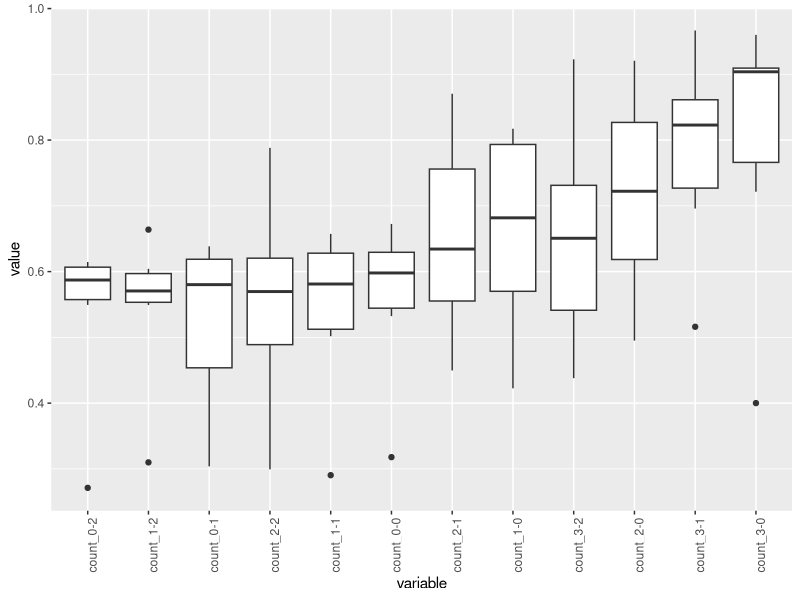
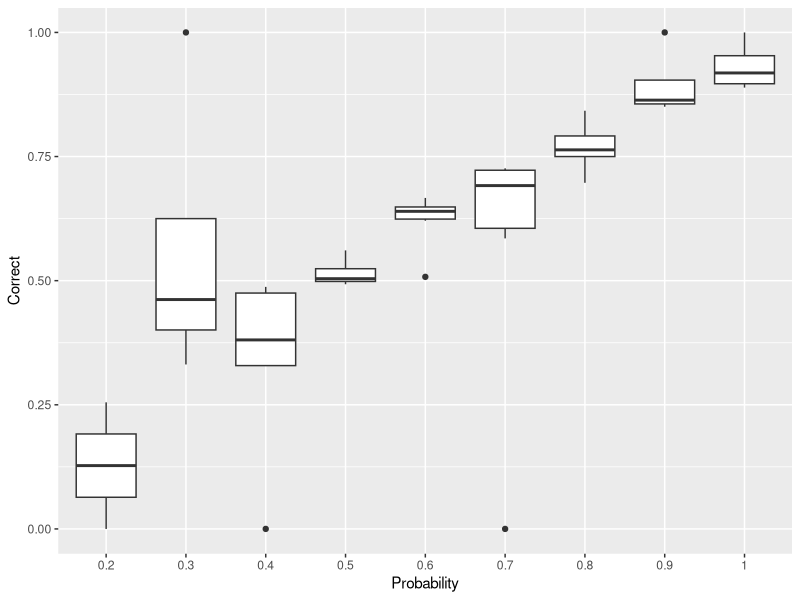
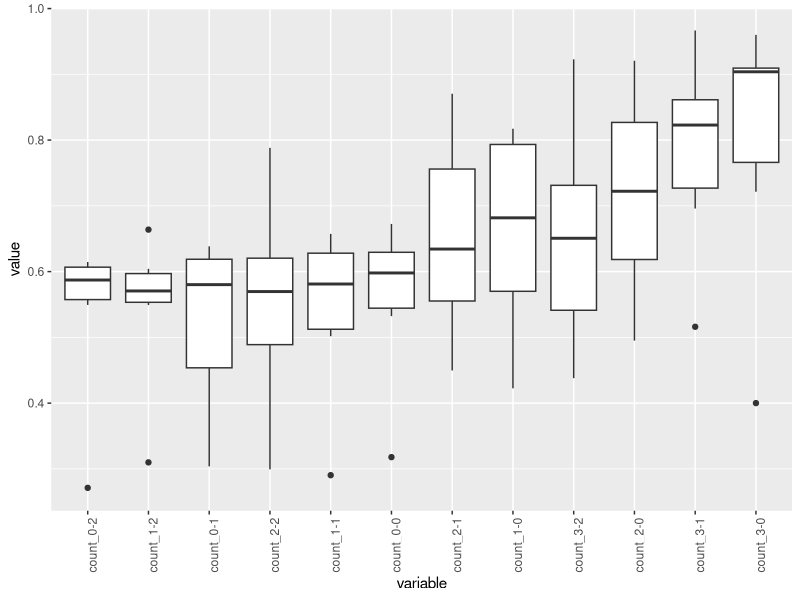
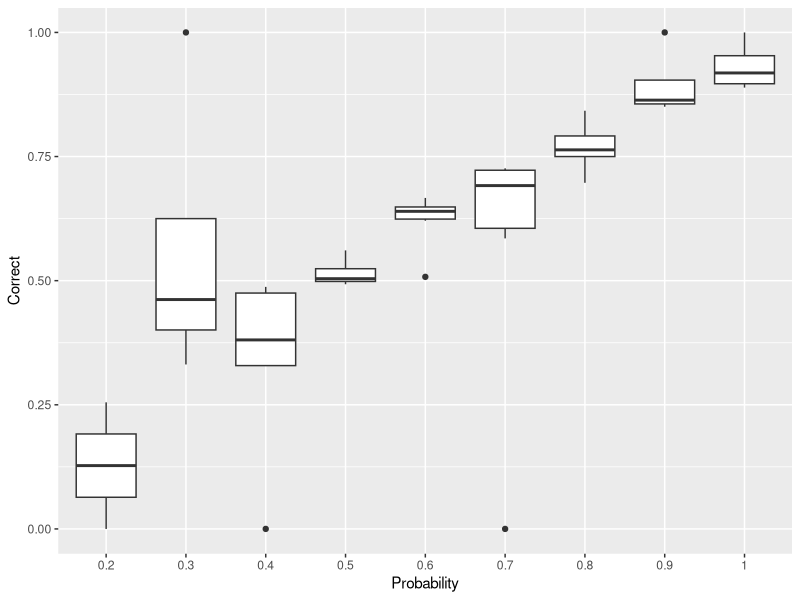

Write the R code that produced these figures, in order.
library('ggplot2')

#df <- read.csv('test.csv')
#
#ggplot(df, aes(x = max_value, y = pitch_vol)) +
#	geom_point()
#ggsave('volatility.pdf')
#
#ggplot(df, aes(x = max_value, y = ave_conf)) +
#	geom_point()
#ggsave('pitch_conf.pdf')
#
#ggplot(df, aes(x = max_value, y = sd_conf)) +
#	geom_point()
#ggsave('sd.pdf')
#
#ggplot(df, aes(x = max_value, y = train_size)) +
#	geom_point()
#ggsave('train_size.pdf')
#
#ggplot(df, aes(x = max_value, y = unique_pitches)) +
#	geom_point()
#ggsave('u_pitches.pdf')
#
#ggplot(df, aes(x = start_relief, y = max_value)) +
#       geom_boxplot()
#ggsave('s_vs_r.pdf')

#df <- read.csv('../../feature_importance_ordered.csv')

#ggplot(df, aes(x = variable,  y = value)) +
#	geom_boxplot() +
#	scale_x_discrete(limits = unique(df$variable)) + 
#	theme(axis.text.x = element_text(angle = 90))
#ggsave('fi_boxplot.pdf')

df <- read.csv('count_accuracy.csv')

order <- c('count_0-2','count_1-2','count_0-1','count_2-2','count_1-1','count_0-0', 'count_2-1','count_1-0','count_3-2','count_2-0','count_3-1','count_3-0')

ggplot(df, aes(x = variable, y = value)) +
    geom_boxplot() +
    scale_x_discrete(limits = order) +
    theme(axis.text.x = element_text(angle = 90))
ggsave('count_accuracy.pdf')

##### Probabilities #####

df <- read.csv('average_over_probs.csv')

df$Probability = as.factor(df$Probability)

ggplot(df, aes(x = Probability, y = Correct)) +
    geom_boxplot()
ggsave('test.pdf')
